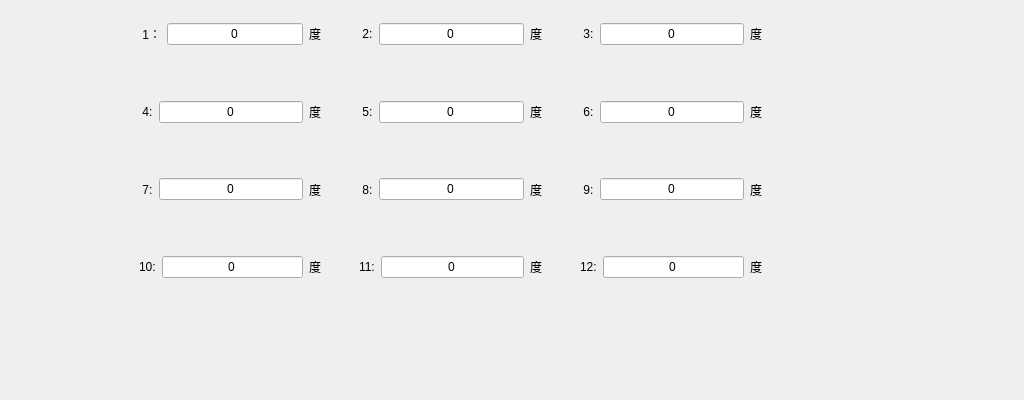
<?xml version="1.0" encoding="UTF-8"?>
<ui version="4.0">
 <class>cwq02</class>
 <widget class="QDialog" name="cwq02">
  <property name="geometry">
   <rect>
    <x>0</x>
    <y>0</y>
    <width>1024</width>
    <height>400</height>
   </rect>
  </property>
  <property name="windowTitle">
   <string>Dialog</string>
  </property>
  <widget class="QWidget" name="widget" native="true">
   <property name="geometry">
    <rect>
     <x>130</x>
     <y>0</y>
     <width>641</width>
     <height>301</height>
    </rect>
   </property>
   <layout class="QGridLayout" name="gridLayout">
    <property name="leftMargin">
     <number>0</number>
    </property>
    <property name="topMargin">
     <number>0</number>
    </property>
    <property name="rightMargin">
     <number>0</number>
    </property>
    <property name="bottomMargin">
     <number>0</number>
    </property>
    <property name="horizontalSpacing">
     <number>20</number>
    </property>
    <property name="verticalSpacing">
     <number>10</number>
    </property>
    <item row="0" column="0">
     <widget class="QWidget" name="widget_2" native="true">
      <layout class="QHBoxLayout" name="horizontalLayout">
       <item>
        <widget class="QLabel" name="label">
         <property name="text">
          <string> 1：</string>
         </property>
        </widget>
       </item>
       <item>
        <widget class="QLineEdit" name="lineEdit">
         <property name="text">
          <string>0</string>
         </property>
         <property name="alignment">
          <set>Qt::AlignCenter</set>
         </property>
        </widget>
       </item>
       <item>
        <widget class="QLabel" name="label_2">
         <property name="text">
          <string>度</string>
         </property>
        </widget>
       </item>
      </layout>
     </widget>
    </item>
    <item row="0" column="1">
     <widget class="QWidget" name="widget_3" native="true">
      <layout class="QHBoxLayout" name="horizontalLayout_2">
       <item>
        <widget class="QLabel" name="label_3">
         <property name="text">
          <string> 2:</string>
         </property>
        </widget>
       </item>
       <item>
        <widget class="QLineEdit" name="lineEdit_2">
         <property name="text">
          <string>0</string>
         </property>
         <property name="alignment">
          <set>Qt::AlignCenter</set>
         </property>
        </widget>
       </item>
       <item>
        <widget class="QLabel" name="label_4">
         <property name="text">
          <string>度</string>
         </property>
        </widget>
       </item>
      </layout>
     </widget>
    </item>
    <item row="0" column="2">
     <widget class="QWidget" name="widget_4" native="true">
      <layout class="QHBoxLayout" name="horizontalLayout_3">
       <item>
        <widget class="QLabel" name="label_5">
         <property name="text">
          <string> 3:</string>
         </property>
        </widget>
       </item>
       <item>
        <widget class="QLineEdit" name="lineEdit_3">
         <property name="text">
          <string>0</string>
         </property>
         <property name="alignment">
          <set>Qt::AlignCenter</set>
         </property>
        </widget>
       </item>
       <item>
        <widget class="QLabel" name="label_6">
         <property name="text">
          <string>度</string>
         </property>
        </widget>
       </item>
      </layout>
     </widget>
    </item>
    <item row="1" column="0">
     <widget class="QWidget" name="widget_5" native="true">
      <layout class="QHBoxLayout" name="horizontalLayout_4">
       <item>
        <widget class="QLabel" name="label_7">
         <property name="text">
          <string> 4:</string>
         </property>
        </widget>
       </item>
       <item>
        <widget class="QLineEdit" name="lineEdit_4">
         <property name="text">
          <string>0</string>
         </property>
         <property name="alignment">
          <set>Qt::AlignCenter</set>
         </property>
        </widget>
       </item>
       <item>
        <widget class="QLabel" name="label_8">
         <property name="text">
          <string>度</string>
         </property>
        </widget>
       </item>
      </layout>
     </widget>
    </item>
    <item row="1" column="1">
     <widget class="QWidget" name="widget_6" native="true">
      <layout class="QHBoxLayout" name="horizontalLayout_5">
       <item>
        <widget class="QLabel" name="label_9">
         <property name="text">
          <string> 5:</string>
         </property>
        </widget>
       </item>
       <item>
        <widget class="QLineEdit" name="lineEdit_5">
         <property name="text">
          <string>0</string>
         </property>
         <property name="alignment">
          <set>Qt::AlignCenter</set>
         </property>
        </widget>
       </item>
       <item>
        <widget class="QLabel" name="label_10">
         <property name="text">
          <string>度</string>
         </property>
        </widget>
       </item>
      </layout>
     </widget>
    </item>
    <item row="1" column="2">
     <widget class="QWidget" name="widget_7" native="true">
      <layout class="QHBoxLayout" name="horizontalLayout_6">
       <item>
        <widget class="QLabel" name="label_11">
         <property name="text">
          <string> 6:</string>
         </property>
        </widget>
       </item>
       <item>
        <widget class="QLineEdit" name="lineEdit_6">
         <property name="text">
          <string>0</string>
         </property>
         <property name="alignment">
          <set>Qt::AlignCenter</set>
         </property>
        </widget>
       </item>
       <item>
        <widget class="QLabel" name="label_12">
         <property name="text">
          <string>度</string>
         </property>
        </widget>
       </item>
      </layout>
     </widget>
    </item>
    <item row="2" column="0">
     <widget class="QWidget" name="widget_8" native="true">
      <layout class="QHBoxLayout" name="horizontalLayout_7">
       <item>
        <widget class="QLabel" name="label_13">
         <property name="text">
          <string> 7:</string>
         </property>
        </widget>
       </item>
       <item>
        <widget class="QLineEdit" name="lineEdit_7">
         <property name="text">
          <string>0</string>
         </property>
         <property name="alignment">
          <set>Qt::AlignCenter</set>
         </property>
        </widget>
       </item>
       <item>
        <widget class="QLabel" name="label_14">
         <property name="text">
          <string>度</string>
         </property>
        </widget>
       </item>
      </layout>
     </widget>
    </item>
    <item row="2" column="1">
     <widget class="QWidget" name="widget_9" native="true">
      <layout class="QHBoxLayout" name="horizontalLayout_8">
       <item>
        <widget class="QLabel" name="label_15">
         <property name="text">
          <string> 8:</string>
         </property>
        </widget>
       </item>
       <item>
        <widget class="QLineEdit" name="lineEdit_8">
         <property name="text">
          <string>0</string>
         </property>
         <property name="alignment">
          <set>Qt::AlignCenter</set>
         </property>
        </widget>
       </item>
       <item>
        <widget class="QLabel" name="label_16">
         <property name="text">
          <string>度</string>
         </property>
        </widget>
       </item>
      </layout>
     </widget>
    </item>
    <item row="2" column="2">
     <widget class="QWidget" name="widget_10" native="true">
      <layout class="QHBoxLayout" name="horizontalLayout_9">
       <item>
        <widget class="QLabel" name="label_17">
         <property name="text">
          <string> 9:</string>
         </property>
        </widget>
       </item>
       <item>
        <widget class="QLineEdit" name="lineEdit_9">
         <property name="text">
          <string>0</string>
         </property>
         <property name="alignment">
          <set>Qt::AlignCenter</set>
         </property>
        </widget>
       </item>
       <item>
        <widget class="QLabel" name="label_18">
         <property name="text">
          <string>度</string>
         </property>
        </widget>
       </item>
      </layout>
     </widget>
    </item>
    <item row="3" column="0">
     <widget class="QWidget" name="widget_11" native="true">
      <layout class="QHBoxLayout" name="horizontalLayout_10">
       <item>
        <widget class="QLabel" name="label_19">
         <property name="text">
          <string>10:</string>
         </property>
        </widget>
       </item>
       <item>
        <widget class="QLineEdit" name="lineEdit_10">
         <property name="text">
          <string>0</string>
         </property>
         <property name="alignment">
          <set>Qt::AlignCenter</set>
         </property>
        </widget>
       </item>
       <item>
        <widget class="QLabel" name="label_20">
         <property name="text">
          <string>度</string>
         </property>
        </widget>
       </item>
      </layout>
     </widget>
    </item>
    <item row="3" column="1">
     <widget class="QWidget" name="widget_12" native="true">
      <layout class="QHBoxLayout" name="horizontalLayout_11">
       <item>
        <widget class="QLabel" name="label_21">
         <property name="text">
          <string>11:</string>
         </property>
        </widget>
       </item>
       <item>
        <widget class="QLineEdit" name="lineEdit_11">
         <property name="text">
          <string>0</string>
         </property>
         <property name="alignment">
          <set>Qt::AlignCenter</set>
         </property>
        </widget>
       </item>
       <item>
        <widget class="QLabel" name="label_22">
         <property name="text">
          <string>度</string>
         </property>
        </widget>
       </item>
      </layout>
     </widget>
    </item>
    <item row="3" column="2">
     <widget class="QWidget" name="widget_13" native="true">
      <layout class="QHBoxLayout" name="horizontalLayout_12">
       <item>
        <widget class="QLabel" name="label_23">
         <property name="text">
          <string>12:</string>
         </property>
        </widget>
       </item>
       <item>
        <widget class="QLineEdit" name="lineEdit_12">
         <property name="text">
          <string>0</string>
         </property>
         <property name="alignment">
          <set>Qt::AlignCenter</set>
         </property>
        </widget>
       </item>
       <item>
        <widget class="QLabel" name="label_24">
         <property name="text">
          <string>度</string>
         </property>
        </widget>
       </item>
      </layout>
     </widget>
    </item>
   </layout>
  </widget>
 </widget>
 <resources/>
 <connections/>
</ui>
